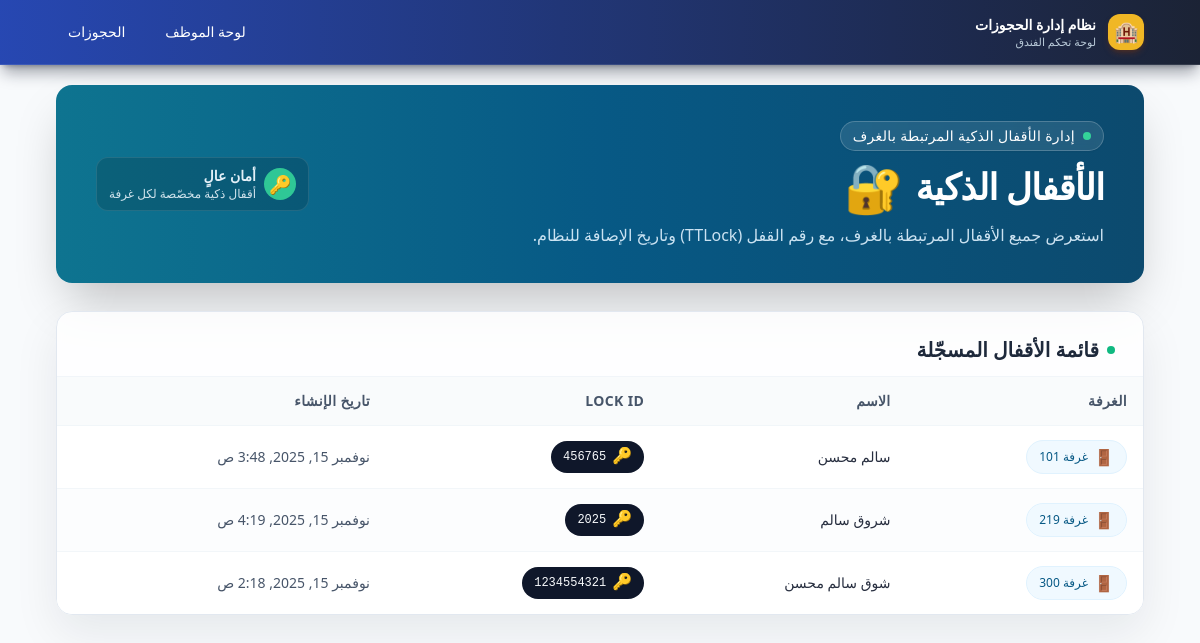
Page /locks/ on the earlier database version.
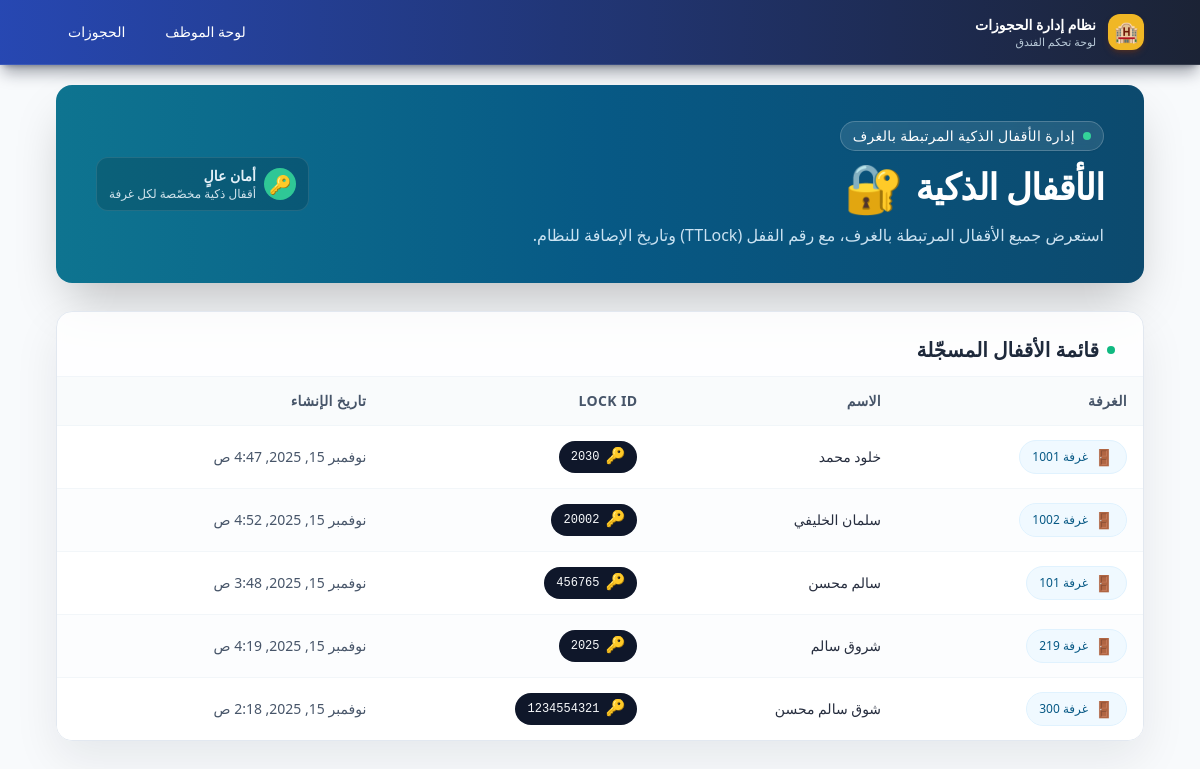
Same page on the later database version.
### locks/models.py (models this page shows, shortened)
class Lock(models.Model):
    provider = models.CharField(max_length=50, default="ttlock")
    room_id = models.CharField(max_length=50, unique=True)
    name = models.CharField(max_length=100)
    lock_id = models.CharField(max_length=200, unique=True)
    created_at = models.DateTimeField(auto_now_add=True)

### dashboard/views.py (the view)
# urls.py: path("locks/", views.locks_list, name="locks_list"),
def locks_list(request):
    locks = Lock.objects.order_by("room_id")
    return render(request, "dashboard/locks_list.html", {"locks": locks})

### templates/dashboard/locks_list.html (shortened to what the changed rows need)
{% extends "dashboard/base.html" %}
{% block content %}
<div class="space-y-7 animate-fade-in-slow">
    <div
        class="relative overflow-hidden rounded-2xl bg-gradient-to-l from-sky-900 via-sky-800 to-cyan-700 text-white shadow-2xl px-6 py-7 sm:px-10 sm:py-9 flex flex-col md:flex-row md:items-center md:justify-between gap-6">
        <div class="space-y-3">
            <h2 class="text-3xl sm:text-4xl font-extrabold tracking-tight flex items-center gap-3">
                <span>الأقفال الذكية</span>
                <span class="text-4xl sm:text-5xl">🔐</span>
            </h2>
        </div>
    </div>
    <div
        class="bg-white/80 backdrop-blur-sm border border-slate-200 rounded-2xl shadow-[0_18px_45px_rgba(15,23,42,0.08)] overflow-hidden animate-rise-soft">
        {% if locks %}
        <div class="overflow-x-auto border-t border-slate-100">
            <table class="min-w-full text-center align-middle text-sm sm:text-base">
                <thead class="bg-slate-50/80 text-slate-600 text-xs sm:text-sm uppercase tracking-wide">
                    <tr>
                        <th class="py-3.5 px-3 sm:px-4 font-semibold text-right">الغرفة</th>
                        <th class="py-3.5 px-3 sm:px-4 font-semibold text-right">الاسم</th>
                        <th class="py-3.5 px-3 sm:px-4 font-semibold text-right">Lock ID</th>
                        <th class="py-3.5 px-3 sm:px-4 font-semibold text-right">تاريخ الإنشاء</th>
                    </tr>
                </thead>
                <tbody class="text-slate-700">
                    {% for lock in locks %}
                    <tr
                        class="border-t border-slate-100/90 odd:bg-white even:bg-slate-50/40 hover:bg-emerald-50/70 transition-colors duration-150">
                        <td class="py-3.5 px-3 sm:px-4 text-right">
                            <span
                                class="inline-flex items-center gap-1.5 rounded-full bg-sky-50 text-sky-800 border border-sky-100 px-3 py-1 text-xs font-medium">
                                <span class="text-base">🚪</span>
                                <span>غرفة {{ lock.room_id }}</span>
                            </span>
                        </td>
                        <td class="py-3.5 px-3 sm:px-4 text-right text-sm">
                            <span class="font-medium text-slate-900/90">{{ lock.name }}</span>
                        </td>
                        <td class="py-3.5 px-3 sm:px-4 text-right">
                            <span
                                class="inline-flex items-center gap-1.5 rounded-full bg-slate-900 text-slate-50 px-3 py-1 text-xs font-mono">
                                <span class="text-base">🔑</span>
                                <span>{{ lock.lock_id }}</span>
                            </span>
                        </td>
                        <td class="py-3.5 px-3 sm:px-4 text-right text-xs sm:text-sm text-slate-600">
                            {{ lock.created_at }}
                        </td>
                    </tr>
                    {% endfor %}
                </tbody>
            </table>
        </div>
        {% endif %}
    </div>
</div>
{% endblock %}

Differences in the rows shown:
added Lock: room_id "1001", name "خلود محمد", lock_id "2030", created_at "نوفمبر 15, 2025, 4:47 ص"
added Lock: room_id "1002", name "سلمان الخليفي", lock_id "20002", created_at "نوفمبر 15, 2025, 4:52 ص"
